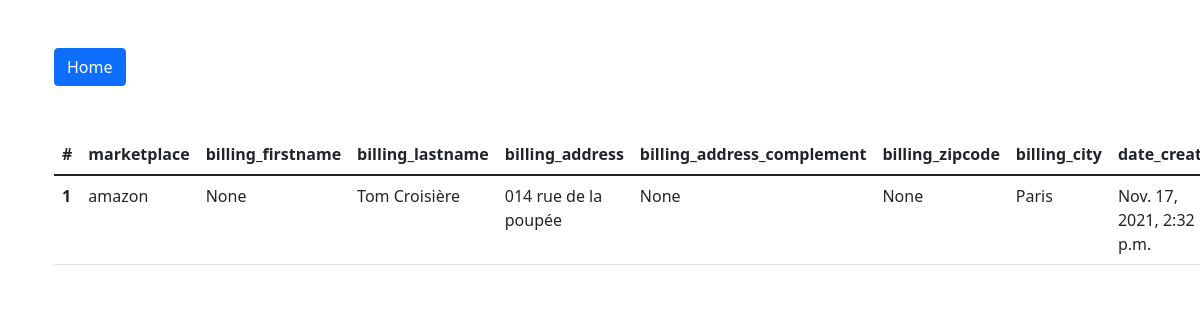
Page /orders/8/ on the committed database.
### orders/models.py (models this page shows)
class Orders(models.Model):
    order_id = models.CharField(max_length=200, null=False, unique=True)
    marketplace = models.CharField(max_length=200, null=True)
    billing_firstname = models.CharField(max_length=50, null=True)
    billing_lastname = models.CharField(max_length=50, null=True)
    billing_address = models.CharField(max_length=200, null=True)
    billing_address_complement = models.CharField(max_length=200, null=True)
    billing_zipcode = models.IntegerField(null=True)
    billing_city = models.CharField(max_length=200, null=True)
    date_created = models.DateTimeField(null=False, auto_now_add=True)
    class Meta:
        verbose_name_plural = "orders"

### orders/views.py (the view)
# urls.py: path("orders/<int:order_id>/", views.Order.as_view(), name="order"),
class Order(View):
    template_name = "orders/order.html"
    def get(self, request, *args, **kwargs):
        order = get_one_orders(id=kwargs['order_id'])
        return render(
            request,
            self.template_name,
            {
                "order": order
            },
        )

### orders/models.py (called while the page is built)
def get_one_orders(id: int) -> Orders:
    orders = Orders.objects.filter(id=id).first()
    return orders

### templates/orders/order.html (shortened to what this page needs)
{% extends 'orders/base.html' %}
{% load static %}
{% block content %}
    <div class="container mt-5">
        <a href="{% url 'index' %}" type="button" class="btn btn-primary">Home</a>
    </div>
    <div class="container mt-5">
        <table class="table">
            <thead>
            <tr>
                <th scope="col">#</th>
                <th scope="col">marketplace</th>
                <th scope="col">billing_firstname</th>
                <th scope="col">billing_lastname</th>
                <th scope="col">billing_address</th>
                <th scope="col">billing_address_complement</th>
                <th scope="col">billing_zipcode</th>
                <th scope="col">billing_city</th>
                <th scope="col">date_created</th>
            </tr>
            </thead>
            <tbody>
            <tr>
                <th scope="row">1</th>
                <td>{{ order.marketplace }}</td>
                <td>{{ order.billing_firstname }}</td>
                <td>{{ order.billing_lastname }}</td>
                <td>{{ order.billing_address }}</td>
                <td>{{ order.billing_address_complement }}</td>
                <td>{{ order.billing_zipcode }}</td>
                <td>{{ order.billing_city }}</td>
                <td>{{ order.date_created }}</td>
            </tr>
            </tbody>
        </table>
    </div>
{% endblock %}

### rows in the picture
Orders: marketplace "amazon", billing_firstname "None", billing_lastname "Tom Croisière", billing_address "014 rue de la poupée", billing_address_complement "None", billing_zipcode "None", billing_city "Paris", date_created "Nov. 17, 2021, 2:32 p.m."
